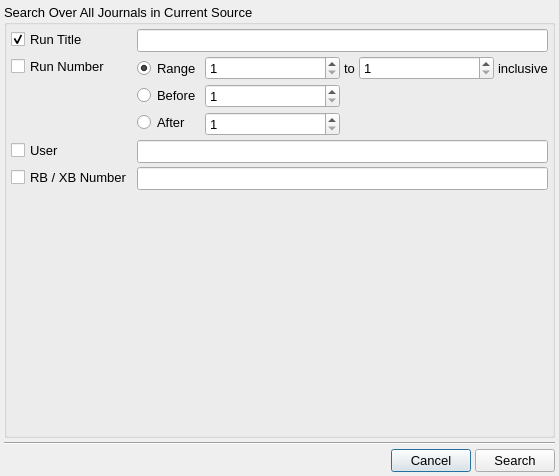
<?xml version="1.0" encoding="UTF-8"?>
<ui version="4.0">
 <class>SearchDialog</class>
 <widget class="QDialog" name="SearchDialog">
  <property name="geometry">
   <rect>
    <x>0</x>
    <y>0</y>
    <width>559</width>
    <height>476</height>
   </rect>
  </property>
  <property name="font">
   <font>
    <pointsize>10</pointsize>
   </font>
  </property>
  <property name="windowTitle">
   <string>Search Everywhere</string>
  </property>
  <layout class="QVBoxLayout" name="verticalLayout">
   <property name="spacing">
    <number>4</number>
   </property>
   <property name="leftMargin">
    <number>4</number>
   </property>
   <property name="topMargin">
    <number>4</number>
   </property>
   <property name="rightMargin">
    <number>4</number>
   </property>
   <property name="bottomMargin">
    <number>4</number>
   </property>
   <item>
    <widget class="QGroupBox" name="SearchGroup">
     <property name="sizePolicy">
      <sizepolicy hsizetype="Preferred" vsizetype="Expanding">
       <horstretch>0</horstretch>
       <verstretch>0</verstretch>
      </sizepolicy>
     </property>
     <property name="title">
      <string>Search Over All Journals in Current Source</string>
     </property>
     <layout class="QFormLayout" name="formLayout">
      <property name="horizontalSpacing">
       <number>4</number>
      </property>
      <property name="verticalSpacing">
       <number>4</number>
      </property>
      <property name="leftMargin">
       <number>4</number>
      </property>
      <property name="topMargin">
       <number>4</number>
      </property>
      <property name="rightMargin">
       <number>4</number>
      </property>
      <property name="bottomMargin">
       <number>4</number>
      </property>
      <item row="0" column="0">
       <widget class="QCheckBox" name="RunTitleCheckBox">
        <property name="toolTip">
         <string>Enable matching by run title</string>
        </property>
        <property name="text">
         <string>Run Title</string>
        </property>
        <property name="checked">
         <bool>true</bool>
        </property>
       </widget>
      </item>
      <item row="0" column="1">
       <widget class="QLineEdit" name="RunTitleEdit">
        <property name="text">
         <string/>
        </property>
       </widget>
      </item>
      <item row="1" column="0">
       <widget class="QCheckBox" name="RunNumberCheckBox">
        <property name="toolTip">
         <string>Enable matching by run number</string>
        </property>
        <property name="text">
         <string>Run Number</string>
        </property>
        <property name="checked">
         <bool>false</bool>
        </property>
       </widget>
      </item>
      <item row="1" column="1">
       <widget class="QWidget" name="RunNumberWidget" native="true">
        <layout class="QHBoxLayout" name="horizontalLayout_2">
         <property name="spacing">
          <number>4</number>
         </property>
         <property name="leftMargin">
          <number>0</number>
         </property>
         <property name="topMargin">
          <number>0</number>
         </property>
         <property name="rightMargin">
          <number>0</number>
         </property>
         <property name="bottomMargin">
          <number>0</number>
         </property>
         <item>
          <layout class="QVBoxLayout" name="verticalLayout_2">
           <item>
            <widget class="QRadioButton" name="RunNumberRangeRadio">
             <property name="toolTip">
              <string>Match any run whose run number occurs within the inclusive range given</string>
             </property>
             <property name="text">
              <string>Range</string>
             </property>
             <property name="checked">
              <bool>true</bool>
             </property>
            </widget>
           </item>
           <item>
            <widget class="QRadioButton" name="RunNumberBeforeRadio">
             <property name="toolTip">
              <string>Match any run whose run number is &lt;i&gt;before&lt;/i&gt; (i.e. has a lower value) than this</string>
             </property>
             <property name="text">
              <string>Before</string>
             </property>
            </widget>
           </item>
           <item>
            <widget class="QRadioButton" name="RunNumberAfterRadio">
             <property name="toolTip">
              <string>Match any run whose run number is &lt;i&gt;after&lt;/i&gt; (i.e. has a higher value) than this</string>
             </property>
             <property name="text">
              <string>After</string>
             </property>
            </widget>
           </item>
          </layout>
         </item>
         <item>
          <layout class="QGridLayout" name="RunNUmberGridLayout">
           <item row="0" column="1">
            <widget class="QLabel" name="label">
             <property name="sizePolicy">
              <sizepolicy hsizetype="Minimum" vsizetype="Preferred">
               <horstretch>0</horstretch>
               <verstretch>0</verstretch>
              </sizepolicy>
             </property>
             <property name="text">
              <string>to</string>
             </property>
            </widget>
           </item>
           <item row="0" column="0">
            <widget class="QSpinBox" name="RunNumberFromSpinBox">
             <property name="sizePolicy">
              <sizepolicy hsizetype="Expanding" vsizetype="Fixed">
               <horstretch>0</horstretch>
               <verstretch>0</verstretch>
              </sizepolicy>
             </property>
             <property name="minimum">
              <number>1</number>
             </property>
             <property name="maximum">
              <number>999999999</number>
             </property>
            </widget>
           </item>
           <item row="0" column="2">
            <widget class="QSpinBox" name="RunNumberToSpinBox">
             <property name="sizePolicy">
              <sizepolicy hsizetype="Expanding" vsizetype="Fixed">
               <horstretch>0</horstretch>
               <verstretch>0</verstretch>
              </sizepolicy>
             </property>
             <property name="minimum">
              <number>1</number>
             </property>
             <property name="maximum">
              <number>999999999</number>
             </property>
            </widget>
           </item>
           <item row="0" column="3">
            <widget class="QLabel" name="label_2">
             <property name="sizePolicy">
              <sizepolicy hsizetype="Minimum" vsizetype="Preferred">
               <horstretch>0</horstretch>
               <verstretch>0</verstretch>
              </sizepolicy>
             </property>
             <property name="text">
              <string>inclusive</string>
             </property>
            </widget>
           </item>
           <item row="1" column="0">
            <widget class="QSpinBox" name="RunNumberBeforeSpinBox">
             <property name="sizePolicy">
              <sizepolicy hsizetype="Expanding" vsizetype="Fixed">
               <horstretch>0</horstretch>
               <verstretch>0</verstretch>
              </sizepolicy>
             </property>
             <property name="toolTip">
              <string>Match any run whose run number is &lt;i&gt;before&lt;/i&gt; (i.e. has a lower value) than this</string>
             </property>
             <property name="minimum">
              <number>1</number>
             </property>
             <property name="maximum">
              <number>999999999</number>
             </property>
            </widget>
           </item>
           <item row="2" column="0">
            <widget class="QSpinBox" name="RunNumberAfterSpinBox">
             <property name="sizePolicy">
              <sizepolicy hsizetype="Expanding" vsizetype="Fixed">
               <horstretch>0</horstretch>
               <verstretch>0</verstretch>
              </sizepolicy>
             </property>
             <property name="toolTip">
              <string>Match any run whose run number is &lt;i&gt;after&lt;/i&gt; (i.e. has a higher value) than this</string>
             </property>
             <property name="minimum">
              <number>1</number>
             </property>
             <property name="maximum">
              <number>999999999</number>
             </property>
            </widget>
           </item>
          </layout>
         </item>
        </layout>
       </widget>
      </item>
      <item row="2" column="0">
       <widget class="QCheckBox" name="UserCheckBox">
        <property name="toolTip">
         <string>Enable matching by run title</string>
        </property>
        <property name="text">
         <string>User</string>
        </property>
        <property name="checked">
         <bool>false</bool>
        </property>
       </widget>
      </item>
      <item row="2" column="1">
       <widget class="QLineEdit" name="UserEdit">
        <property name="text">
         <string/>
        </property>
       </widget>
      </item>
      <item row="3" column="1">
       <widget class="QLineEdit" name="ExperimentIdentifierEdit">
        <property name="inputMask">
         <string/>
        </property>
        <property name="text">
         <string/>
        </property>
       </widget>
      </item>
      <item row="3" column="0">
       <widget class="QCheckBox" name="ExperimentIdentifierCheckBox">
        <property name="toolTip">
         <string>Enable matching by run title</string>
        </property>
        <property name="text">
         <string>RB / XB Number</string>
        </property>
        <property name="checked">
         <bool>false</bool>
        </property>
       </widget>
      </item>
     </layout>
    </widget>
   </item>
   <item>
    <widget class="Line" name="line">
     <property name="orientation">
      <enum>Qt::Horizontal</enum>
     </property>
    </widget>
   </item>
   <item>
    <layout class="QHBoxLayout" name="horizontalLayout">
     <property name="spacing">
      <number>4</number>
     </property>
     <item>
      <spacer name="horizontalSpacer">
       <property name="orientation">
        <enum>Qt::Horizontal</enum>
       </property>
       <property name="sizeHint" stdset="0">
        <size>
         <width>40</width>
         <height>20</height>
        </size>
       </property>
      </spacer>
     </item>
     <item>
      <widget class="QPushButton" name="CancelButton">
       <property name="text">
        <string>Cancel</string>
       </property>
      </widget>
     </item>
     <item>
      <widget class="QPushButton" name="SearchButton">
       <property name="text">
        <string>Search</string>
       </property>
      </widget>
     </item>
    </layout>
   </item>
  </layout>
 </widget>
 <resources/>
 <connections/>
</ui>
